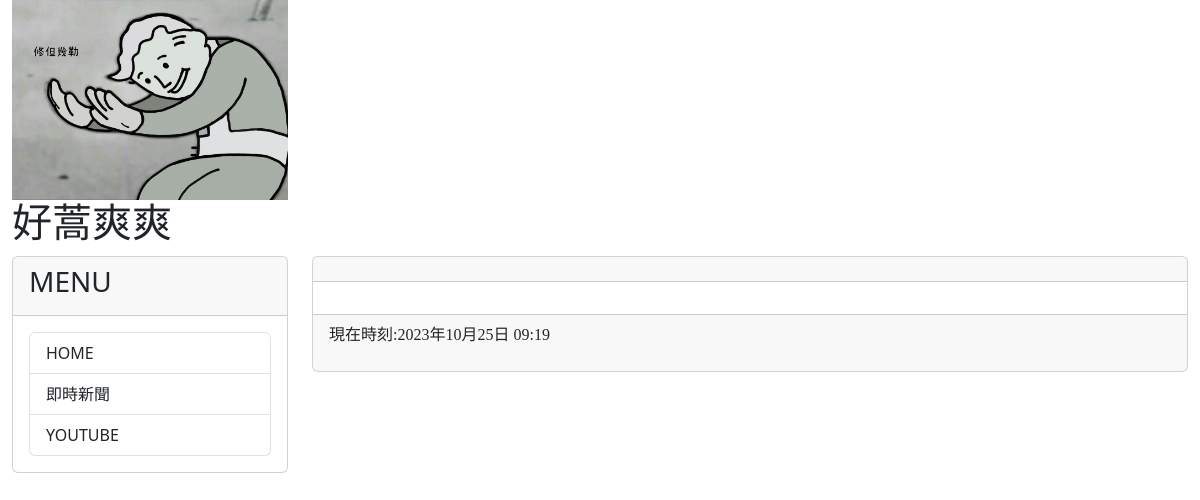
The app's page /, older data.
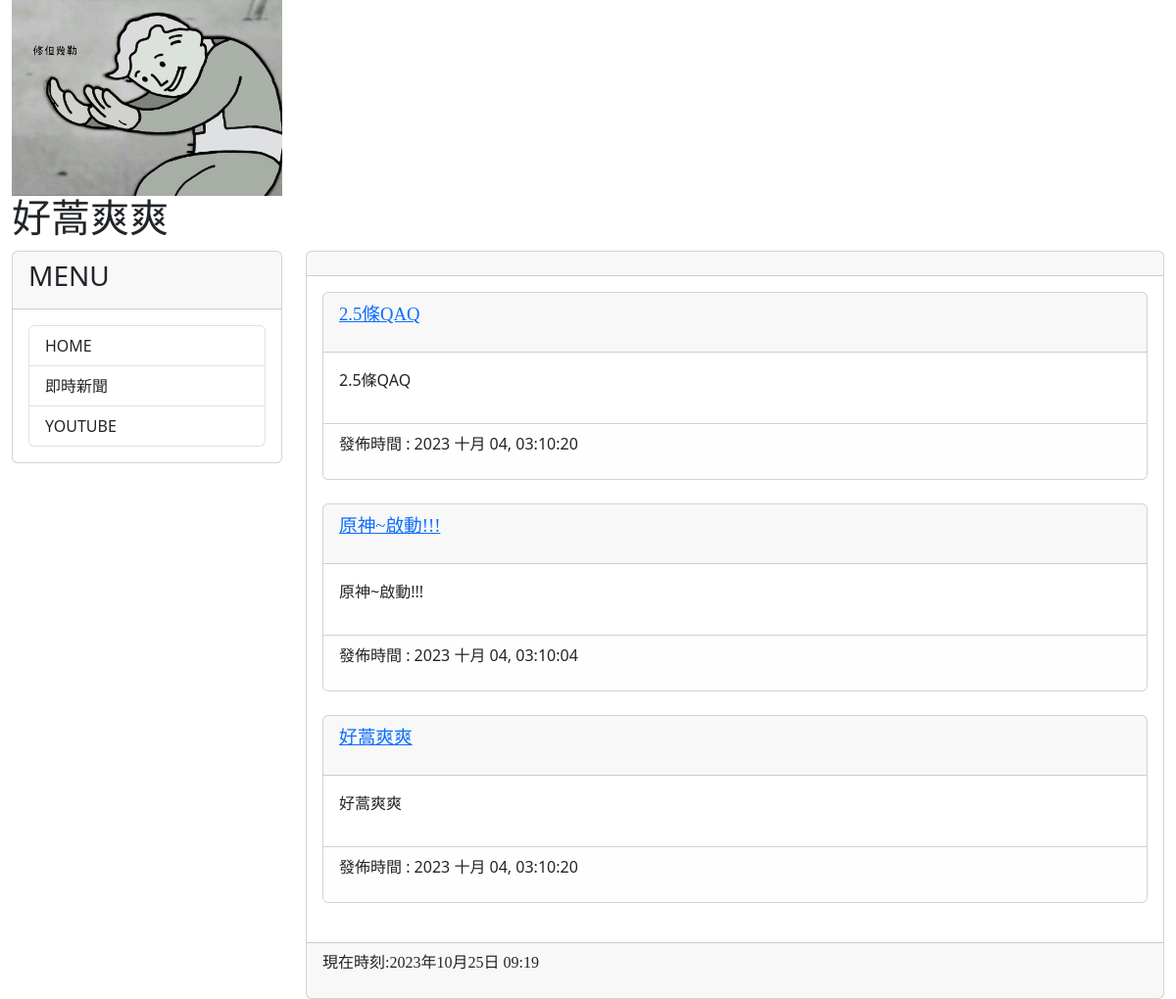
The same page, newer data.
### mysite/models.py (models this page shows, shortened)
class Post(models.Model):
    title = models.CharField(max_length=200)
    slug = models.CharField(max_length=200)
    body = models.TextField()
    pub_date = models.DateTimeField(auto_now_add=True)
    class Meta:
        ordering = ('-pub_date',)

### mysite/views.py (the view)
# urls.py: path('', mv.homepage, name="homepage"),
def homepage(request):
    posts = Post.objects.all()
    now = datetime.now()
    return render(request, 'index.html', locals())

### templates/index.html (shortened to what this page needs)
{% extends "base2.html" %}
{% block content %}
{% for post in posts %}
<div class="card">
    <div class='card-header'>
        <p style="font-family:微軟正黑體;font-size:14pt;font-weight=bold;">
            <a href="/post/{{post.slug}}">{{post.title}}</a>
        </p>
    </div>
    <div class='card-body' style='background-color:#fffdd'>
        <p>
            {{post.body | truncatechars:40 }}
        </p>
    </div>
    <div class='card-footer' style='background-color:#fefefe'>
        <p>
            發佈時間 : {{post.pub_date | date:"Y M d, h:m:s"}}
        </p>
    </div>
</div>
<br>
{% endfor %}
{% endblock content %}

### templates/base2.html (shortened to what this page needs)
<!DOCTYPE html>
<html>
    <head>
        <link href="https://cdn.jsdelivr.net/npm/bootstrap@5.3.2/dist/css/bootstrap.min.css" rel="stylesheet">
    </head>
    <body>
        <div class="container-fluid">
            {% include "header.html" %}
            <div class="row">
                <div class="col-sm-3 col-md-3">
                    <div class="card">
                        <div class="card-header">
                            <h3>MENU</h3>
                        </div>
                        <div class="card-body">
                            <div class="list-group">
                                <a href="/" class="list-group-item">HOME</a>
                                <a href="https://google.com/news" class="list-group-item">即時新聞</a>
                                <a href="https://youtube.com/" class="list-group-item">YOUTUBE</a>
                            </div>
                        </div>
                    </div>
                </div>
                <div class="col-sm-9 col-md-9">
                    <div class="card">
                        <div class="card-header">
                        </div>
                        <div class="card-body">
                            {% block content %} {% endblock %}
                        </div>
                        <div class="card-footer">
                            {%include "footer.html"%}
                        </div>
                 </div>
            </div>
        </div>
    </body>
</html>

### templates/header.html
{% load static %}
<div class='well'>
    <img src="{% static "images/666.png" %}", height='200'>
</div>
<h1 style="font-family:微軟正黑體;">好蒿爽爽</h1>

### templates/footer.html
{% block footer %}
    {% if now %}
    <p style="font-family:微軟正黑體;">現在時刻:{{now}}</p>
    {% else %}
    <p style="font-family:微軟正黑體;">2.5條悟</p>
    {% endif %}
{% endblock footer %}

Row changes from the older to the newer data that the page shows:
added Post: title "2.5條QAQ", body "2.5條QAQ", pub_date "2023 十月 04, 03:10:20"
added Post: title "原神~啟動!!!", body "原神~啟動!!!", pub_date "2023 十月 04, 03:10:04"
added Post: title "好蒿爽爽", body "好蒿爽爽", pub_date "2023 十月 04, 03:10:20"
